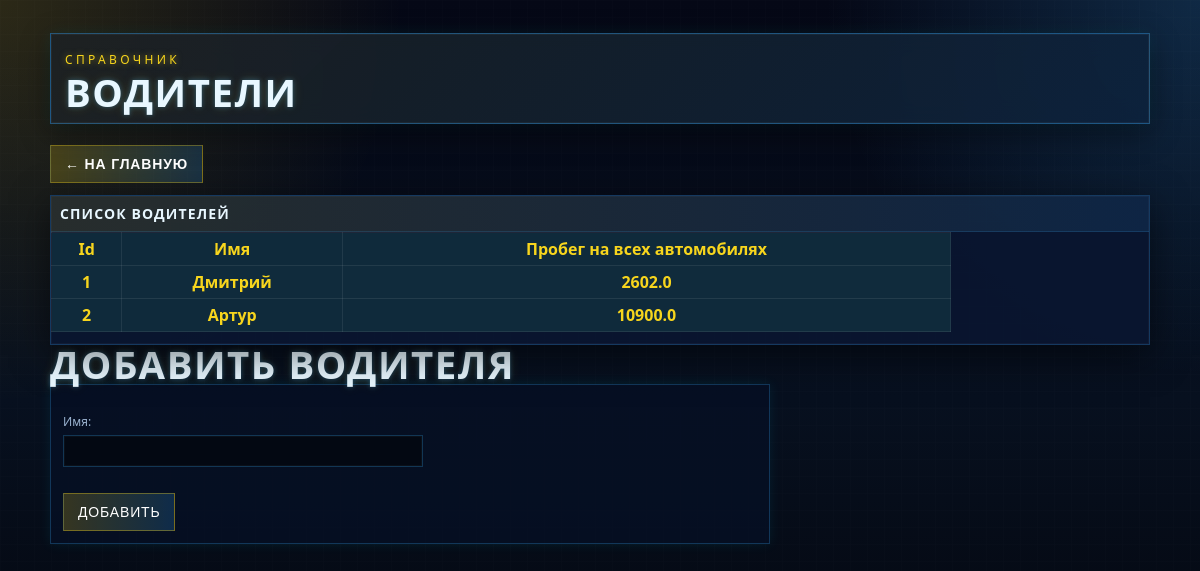
Before: /driver/ with the older database file.
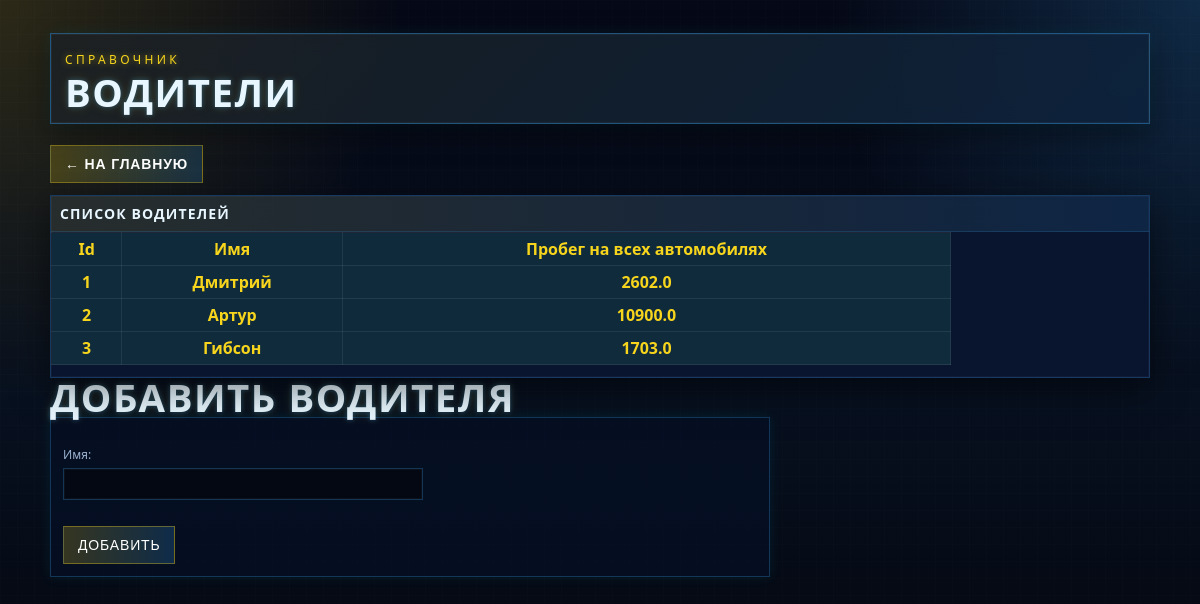
After: the same page with the newer database file.
### main/models.py (models this page shows, shortened)
class Driver(models.Model):
    name = models.CharField()

### main/views.py (the view, shortened to what this page needs)
# urls.py: path('driver/',DriverListView.as_view(), name='driver'),
class DriverListView(ListView):
    model = Driver
    template_name = 'main/driver.html'
    context_object_name = 'drivers'
    def get_queryset(self):
        return Driver.objects.annotate(
            total_distance=Coalesce(Sum('trips__distance'), Value(0.0), output_field=FloatField())
        )
    def get_context_data(self, *, object_list =None, **kwargs):
        context = super().get_context_data(**kwargs)
        context['form'] = AddDriver()
        return context

### main/forms.py
class AddDriver(forms.ModelForm):
    class Meta:
        model = Driver
        fields = ['name']
        labels = {'name': 'Имя'}

### main/templates/main/driver.html (shortened to what this page needs)
{% load static %}
<!DOCTYPE html>
<html lang="ru">
<head>
    <link rel="stylesheet" href="{% static 'main/css/style.css' %}">
</head>
<body>
<div class="wrap">
    <section class="hero">
        <span class="eyebrow">Справочник</span>
        <h1>Водители</h1>
    </section>
    <div style="margin-bottom: 12px;">
        <button><a href="/">← На главную</a></button>
    </div>
    <section class="panel">
        <div class="panel-head">
            <strong>Список водителей</strong>
        </div>
        <div class="table-wrap">
            <table>
                <tr>
                    <th>Id</th>
                    <th>Имя</th>
                    <th>Пробег на всех автомобилях</th>
                </tr>
                {% for d in drivers %}
                    <tr>
                        <th>{{ d.pk }}</th>
                        <th>{{ d.name }}</th>
                        <th>{{ d.total_distance|default:0 }}</th>
                    </tr>
                {% endfor %}
            </table>
        </div>
    </section>
    <h1>Добавить водителя</h1>
    <form method="post" action="">
        {{ form.as_p }}
        <button type="submit">Добавить</button>
    </form>
</div>
</body>
</html>

Changed rows visible on the page:
added Driver: pk "3", name "Гибсон", total_distance "1703.0"
